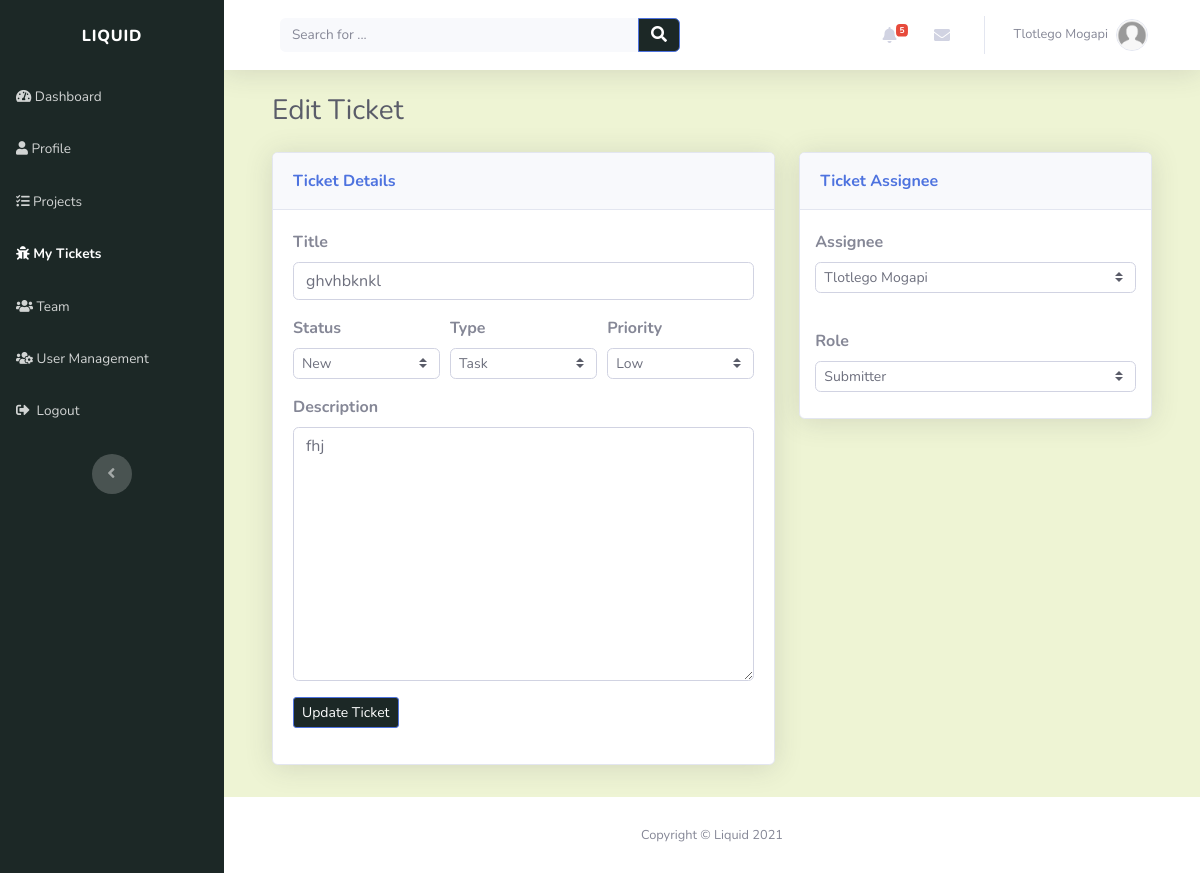
Page /tickets/edit/ghvhbknkl-lhuo1sj8/ (signed in) on the earlier database version.
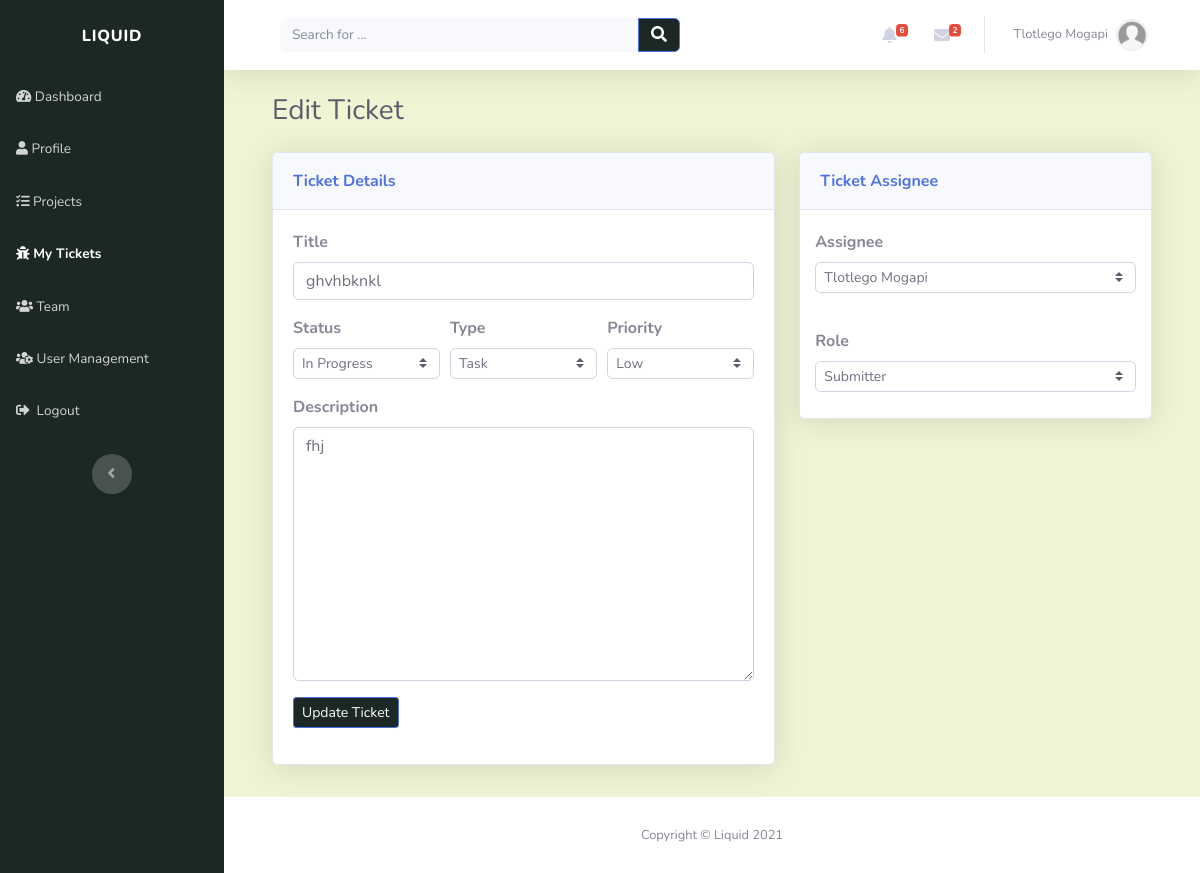
Same page on the later database version.
### account/models.py (models this page shows, shortened)
class Profile(models.Model):
    user = models.OneToOneField(settings.AUTH_USER_MODEL, on_delete=models.CASCADE, unique=True)
    profile_picture = models.ImageField(default='default.jpg', upload_to='profile_images', blank=True)
    website = models.URLField(blank=True)
    first_name = models.CharField(max_length=30, blank=True)
    last_name = models.CharField(max_length=30, blank=True)
    address = models.CharField(max_length=50, blank=True)
    city = models.CharField(max_length=50, blank=True)
    country = models.CharField(max_length=50, blank=True)
    slug = models.SlugField(unique=True, blank=True)

### tickets/models.py (models this page shows, shortened)
class Ticket(models.Model):
    TICKET_PRIORITY = (
        ('LOW', 'Low'),
        ('MEDIUM', 'Medium'),
        ('HIGH', 'High'),
    )
    TICKET_STATUS = (
        ('NEW', 'New'),
        ('IN_PROGRESS', 'In Progress'),
        ('RESOLVED', 'Resolved'),
    )
    TICKET_TYPE = (
        ('TASK', 'Task'),
        ('BUG', 'Bug'),
        ('CHANGE', 'Change'),
        ('FEATURE', 'Feature request')
    )
    title = models.CharField(max_length=50)
    description = models.CharField(max_length=200)
    created_by = models.ForeignKey(Profile, on_delete=models.CASCADE)
    project = models.ForeignKey(Project, related_name="tickets", on_delete=models.CASCADE)
    created_on = models.DateTimeField(verbose_name="created_on", auto_now_add=True)
    updated = models.DateTimeField(verbose_name="date updated", auto_now=True)
    priority = models.CharField(max_length=12, choices=TICKET_PRIORITY, default='LOW')
    status = models.CharField(max_length=12, choices=TICKET_STATUS, default='NEW')
    class_type = models.CharField(max_length=12, choices=TICKET_TYPE, default='TASK')
    slug = models.SlugField(unique=True, blank=True)

### tickets/views.py (the view)
# urls.py: path('edit/<slug:slug>/', views.edit_ticket_view, name="edit_ticket"),
@login_required(login_url='login_page')
def edit_ticket_view(request, slug):
    context = {}
    ticket = get_object_or_404(Ticket, slug=slug)
    ticket_assignee = get_object_or_404(TicketAssignee, ticket=ticket)
    if request.method == "POST":
        form = TicketForm(request.POST)
        if form.is_valid():
            title = form.cleaned_data["title"]
            status = form.cleaned_data['status']
            class_type = form.cleaned_data['class_type']
            priority = form.cleaned_data['priority']
            description = form.cleaned_data["description"]
            ticket.title = title
            ticket.description = description
            ticket.status = status
            ticket.class_type = class_type
            ticket.priority = priority
            ticket.save()
            assignee_id = form.cleaned_data["assignee"]
            user_role = form.cleaned_data["user_role"]
            assigned_user = get_object_or_404(Profile, id=assignee_id)
            ticket_assignee = get_object_or_404(TicketAssignee, ticket=ticket)
            if not ticket_assignee:
                new_ticket_assignee = TicketAssignee.objects.create(user=assigned_user, ticket=ticket, user_role=user_role)
            else:
                ticket_assignee.user = assigned_user
                ticket_assignee.user_role = user_role
                ticket_assignee.save()
            return redirect('tickets_page')
    else:
        context['ticket'] = ticket
        context['form'] = TicketForm(initial={'title': ticket.title, 'description': ticket.description,
                                              'status': ticket.status, 'class_type': ticket.class_type, 'priority': ticket.priority, 'assignee': ticket_assignee.user.id, 'user_role': ticket_assignee.user_role})
    return render(request, "tickets/edit_ticket.html", context)

### tickets/forms.py
class TicketForm(forms.Form):
    title = forms.CharField(max_length=50, widget=forms.TextInput(attrs={'class': 'form-control', 'name': "name", 'required': ""}))
    description = forms.CharField(max_length=200, widget=forms.Textarea(attrs={'class': 'form-control', 'name': "description", 'required': ""}))
    status = forms.ChoiceField(choices=Ticket.TICKET_STATUS, widget=forms.Select(attrs={'class': select_styling}), label_suffix="")
    priority = forms.ChoiceField(choices=Ticket.TICKET_PRIORITY, widget=forms.Select(attrs={'class': select_styling, }), label_suffix="")
    class_type = forms.ChoiceField(choices=Ticket.TICKET_TYPE, widget=forms.Select(attrs={'class': select_styling}), label_suffix="")
    assignee = forms.ChoiceField(choices=((u.id, u.first_name + " " + u.last_name)
                                          for u in Profile.objects.all()), widget=forms.Select(attrs={'class': select_styling}))
    user_role = forms.ChoiceField(choices=TicketAssignee.ROLE, widget=forms.Select(attrs={'class': select_styling}), label_suffix="")

### tickets/templates/tickets/edit_ticket.html (shortened to what this page needs)
{% extends "index/header.html" %} {% load static %} {% block title %}Edit Ticket{% endblock %} {% block content %}
<div class="container-fluid">
	<h3 class="text-dark mb-4">Edit Ticket</h3>
	<form method="POST" action="{% url 'edit_ticket' ticket.slug %}">
		<div class="row mb-3">
			<div class="col-lg-7">
				<div class="row">
					<div class="col">
						<div class="card shadow mb-3">
							<div class="card-header py-3">
								<p class="text-primary m-0 font-weight-bold" style="color: rgb(28, 40, 38)">
									Ticket Details
								</p>
							</div>
							<div class="card-body">
									<div class="form-row">
										<div class="col">
											<div class="form-group">
												<label for="username"><strong>Title</strong></label
												>{{ form.title }}
											</div>
										</div>
                                    </div>
                                    <div class="form-row">
										<div class="col">
											<div class="form-group">
												<label for="first_name"><strong>Status</strong></label
                                                >
                                                {{form.status}}
											</div>
                                        </div>
                                        <div class="col">
											<div class="form-group">
												<label for="first_name"><strong>Type</strong></label
                                                >
                                                {{form.class_type}}
											</div>
                                        </div>
                                        <div class="col">
											<div class="form-group">
												<label for="first_name"><strong>Priority</strong></label
                                                >
                                                {{form.priority}}
											</div>
										</div>
                                    </div>
									<div class="form-row">
										<div class="col">
											<div class="form-group">
												<label for="first_name"><strong>Description</strong></label
												>{{ form.description }}
											</div>
										</div>
                                    </div>
                                    <div class="form-group">
										<button
											class="btn btn-primary btn-sm"
											type="submit"
											style="background: rgb(28, 40, 38)"
										>
											Update&nbsp;Ticket
										</button>
									</div>
								</div>
							</div>
						</form>
					</div>
				</div>
            </div>
            <div class="col-lg-5">
				<div class="row">
					<div class="col">
						<div class="card shadow mb-3">
							<div class="card-header py-3">
								<p class="text-primary m-0 font-weight-bold" style="color: rgb(28, 40, 38)">
									Ticket Assignee
								</p>
                            </div>
                            <div class="form-row" style="margin: 10px; margin-top: 20px;">
								<div class="col">
									<div class="form-group">
										<label for="first_name"><strong>Assignee</strong></label>
										{{form.assignee}}
									</div>
								</div>
							</div>
							<div class="form-row" style="margin: 10px;">
								<div class="col">
									<div class="form-group">
										<label for="first_name"><strong>Role</strong></label>
										{{form.user_role}}
									</div>
								</div>
							</div>
						</div>
					</div>
				</div>
			</div>
		</div>
</div>
{% endblock %}

### index/templates/index/snippets/navbar.html (shortened to what this page needs)
<nav
	class="navbar navbar-light navbar-expand bg-white shadow mb-4 topbar static-top"
	style="background: rgb(238, 244, 212)"
>
	<div class="container-fluid">
		<div class="container-fluid">
			<form
				method="GET"
				action="{% url 'index_page' %}"
				target="_self"
				class="form-inline d-none d-sm-inline-block mr-auto ml-md-3 my-2 my-md-0 mw-100 navbar-search"
			>
				<div class="input-group">
					<input
						class="bg-light form-control border-0 small"
						type="search"
						placeholder="Search for ..."
						value="{{query}}"
						name="q"
					/>
					<div class="input-group-append">
						<button class="btn btn-primary py-0" type="submit" style="background: rgb(28, 40, 38)">
							<em class="fas fa-search"></em>
						</button>
					</div>
				</div>
			</form>
			<ul class="nav navbar-nav flex-nowrap ml-auto">
				<li class="nav-item dropdown no-arrow mx-1">
					<div class="nav-item dropdown no-arrow">
						<a class="dropdown-toggle nav-link" data-toggle="dropdown" aria-expanded="false" href="#"
							>{% if alerts %}<span class="badge badge-danger badge-counter"
								>{{profile.alert_set.all.count}}</span
							>
							{%endif%}<em class="fas fa-bell fa-fw"></em
						></a>
					</div>
				</li>
				<li class="nav-item dropdown no-arrow mx-1">
					<div class="nav-item dropdown no-arrow">
						<a class="dropdown-toggle nav-link" data-toggle="dropdown" aria-expanded="false" href="#"
							><em class="fas fa-envelope fa-fw"></em>{% if direct_messages %}<span
								class="badge badge-danger badge-counter"
								>{{profile.direct_messages.all.count}}</span
							>{%endif%}</a
						>
					</div>
				</li>
				<li class="nav-item dropdown no-arrow">
					<div class="nav-item dropdown no-arrow">
						<a class="dropdown-toggle nav-link" data-toggle="dropdown" aria-expanded="false" href="#"
							><span class="d-none d-lg-inline mr-2 text-gray-600 small">
								{% if profile.first_name and profile.last_name %} {{profile.first_name}}
								{{profile.last_name}} {% else %} {{user}} {%endif%}
							</span>
							<img
								class="border rounded-circle img-profile"
								src="{{profile.profile_picture.url}}"
								alt="user image"
							/>
						</a>
					</div>
				</li>
			</ul>
		</div>
	</div>
</nav>

Differences in the rows shown:
shown differently, row unchanged: Profile "Tlotlego": alert_set.all.count "5" → "6"; direct_messages.all.count (not shown) → "2"
changed Ticket "ghvhbknkl": status "New" → "In Progress"
